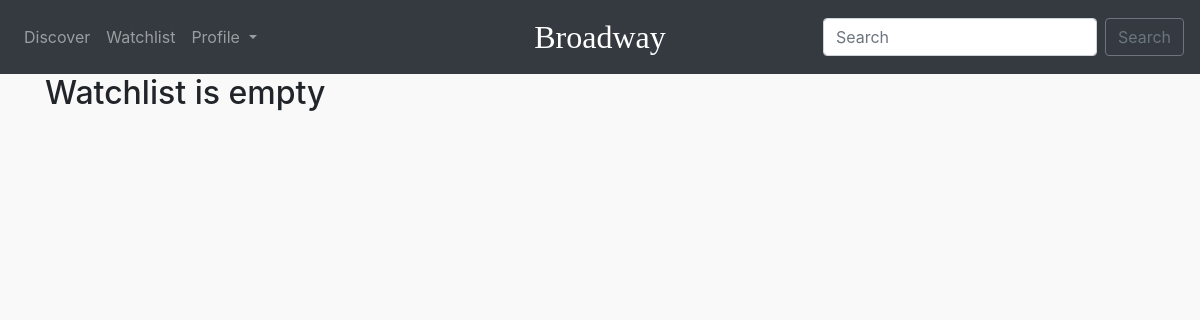
Before: /u/watchlist/ (signed in) with the older database file.
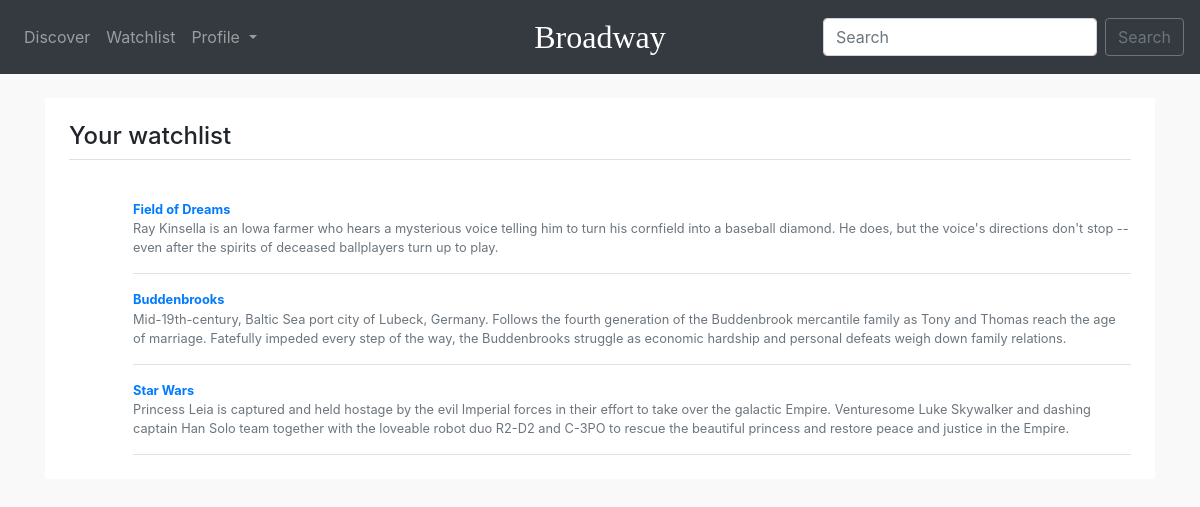
After: the same page with the newer database file.
### user/models.py (models this page shows, shortened)
class Watchlist(models.Model):
    main_user = models.ForeignKey(
        Profile,
        on_delete=models.CASCADE,
        null=True
    )
    movie_watchlist_element = models.ForeignKey(
        Movie,
        on_delete=models.CASCADE,
        related_name="movie",
        null=True
    )

### main/models.py (models this page shows, shortened)
class Movie(models.Model):
    movie_id = models.IntegerField(null=True)
    title = models.CharField(max_length=100, null=True)
    overview = models.TextField(null=True)
    release_date = models.DateField(null=True)
    poster = models.SlugField(
        blank=True
    )

### user/views.py (the view)
def user_watchlist(request):
    user_profile = Profile.objects.get(user=request.user)
    watchlists = Watchlist.objects.filter(main_user=user_profile)
    context = {'watchlists': watchlists}
    return render(request, 'user/user_watchlist.html', context)

### templates/user/user_watchlist.html (shortened to what this page needs)
{% extends "base.html" %}
{% load static %}
{% block assets %}
    <link rel="stylesheet" href="{% static 'css/watchlist.css' %}">
{% endblock %}
{% block content %}
<div>
    {% if watchlists %}
        <div class="my-4 p-4 bg-white box-shadow">
            <h4 class="border-bottom border-gray pb-2 mb-4">
                Your watchlist
            </h4>
            {% for we in watchlists %}
                <div class="media text-muted pt-3">
                    <p class="media-body pb-3 mb-0 small lh-125 border-bottom border-gray">
                        <a href="/m/{{ we.movie_watchlist_element.movie_id }}"><strong class="d-block text-gray-dark">{{ we.movie_watchlist_element.title }}</strong></a>
                        {{ we.movie_watchlist_element.overview }}
                    </p>
                </div>
            {% endfor %}
        </div>
    {% else %}
        <h2>Watchlist is empty</h2>
    {% endif %}
</div>
{% endblock %}

Changed rows visible on the page:
added Watchlist: movie_watchlist_element "Field of Dreams", movie_watchlist_element.overview "Ray Kinsella is an Iowa farmer who hears a mysterious voice telling him to turn his cornfield into a baseball diamond. He does, but the voice's directions don't stop -- even after the spirits of deceased ballplayers turn up to play."
added Watchlist: movie_watchlist_element "Buddenbrooks", movie_watchlist_element.overview "Mid-19th-century, Baltic Sea port city of Lubeck, Germany. Follows the fourth generation of the Buddenbrook mercantile family as Tony and Thomas reach the age of marriage. Fatefully impeded every step of the way, the Buddenbrooks struggle as economic hardship and personal defeats weigh down family relations."
added Watchlist: movie_watchlist_element "Star Wars", movie_watchlist_element.overview "Princess Leia is captured and held hostage by the evil Imperial forces in their effort to take over the galactic Empire. Venturesome Luke Skywalker and dashing captain Han Solo team together with the loveable robot duo R2-D2 and C-3PO to rescue the beautiful princess and restore peace and justice in the Empire."
Other visible differences:
text no longer shown: "Watchlist is empty"
text now shown: "Your watchlist"
